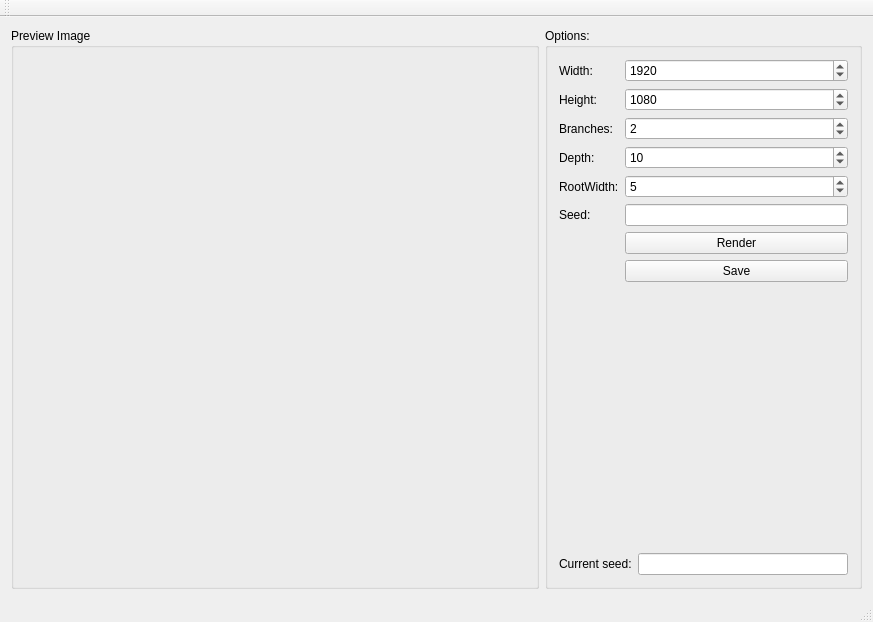
<?xml version="1.0" encoding="UTF-8"?>
<ui version="4.0">
 <class>FractalTree</class>
 <widget class="QMainWindow" name="FractalTree">
  <property name="geometry">
   <rect>
    <x>0</x>
    <y>0</y>
    <width>873</width>
    <height>622</height>
   </rect>
  </property>
  <property name="windowTitle">
   <string>FractalTree</string>
  </property>
  <widget class="QWidget" name="centralWidget">
   <layout class="QGridLayout" name="gridLayout">
    <item row="0" column="0">
     <layout class="QHBoxLayout" name="treeLayout">
      <item>
       <widget class="QGroupBox" name="groupBox_2">
        <property name="title">
         <string>Preview Image</string>
        </property>
        <layout class="QGridLayout" name="gridLayout_3">
         <item row="0" column="0">
          <widget class="QLabel" name="treeLabel">
           <property name="minimumSize">
            <size>
             <width>500</width>
             <height>500</height>
            </size>
           </property>
           <property name="maximumSize">
            <size>
             <width>500</width>
             <height>500</height>
            </size>
           </property>
           <property name="text">
            <string/>
           </property>
          </widget>
         </item>
        </layout>
       </widget>
      </item>
      <item>
       <widget class="QGroupBox" name="groupBox">
        <property name="title">
         <string>Options:</string>
        </property>
        <layout class="QGridLayout" name="gridLayout_2">
         <item row="0" column="0">
          <layout class="QVBoxLayout" name="verticalLayout">
           <property name="bottomMargin">
            <number>0</number>
           </property>
           <item>
            <layout class="QFormLayout" name="formLayout">
             <property name="fieldGrowthPolicy">
              <enum>QFormLayout::AllNonFixedFieldsGrow</enum>
             </property>
             <item row="0" column="0">
              <widget class="QLabel" name="label_3">
               <property name="text">
                <string>Width:</string>
               </property>
              </widget>
             </item>
             <item row="0" column="1">
              <widget class="QSpinBox" name="widthBox">
               <property name="minimum">
                <number>100</number>
               </property>
               <property name="maximum">
                <number>100000</number>
               </property>
               <property name="value">
                <number>1920</number>
               </property>
              </widget>
             </item>
             <item row="1" column="0">
              <widget class="QLabel" name="label_4">
               <property name="text">
                <string>Height:</string>
               </property>
              </widget>
             </item>
             <item row="1" column="1">
              <widget class="QSpinBox" name="heightBox">
               <property name="minimum">
                <number>100</number>
               </property>
               <property name="maximum">
                <number>100000</number>
               </property>
               <property name="value">
                <number>1080</number>
               </property>
              </widget>
             </item>
             <item row="2" column="0">
              <widget class="QLabel" name="label">
               <property name="text">
                <string>Branches: </string>
               </property>
              </widget>
             </item>
             <item row="2" column="1">
              <widget class="QSpinBox" name="branchesBox">
               <property name="value">
                <number>2</number>
               </property>
              </widget>
             </item>
             <item row="3" column="0">
              <widget class="QLabel" name="label_2">
               <property name="text">
                <string>Depth:</string>
               </property>
              </widget>
             </item>
             <item row="3" column="1">
              <widget class="QSpinBox" name="depthBox">
               <property name="value">
                <number>10</number>
               </property>
              </widget>
             </item>
             <item row="4" column="0">
              <widget class="QLabel" name="label_5">
               <property name="text">
                <string>RootWidth:</string>
               </property>
              </widget>
             </item>
             <item row="4" column="1">
              <widget class="QSpinBox" name="rootBox">
               <property name="minimum">
                <number>1</number>
               </property>
               <property name="maximum">
                <number>100</number>
               </property>
               <property name="value">
                <number>5</number>
               </property>
              </widget>
             </item>
             <item row="6" column="1">
              <widget class="QPushButton" name="renderButton">
               <property name="text">
                <string>Render</string>
               </property>
              </widget>
             </item>
             <item row="7" column="1">
              <widget class="QPushButton" name="saveButton">
               <property name="text">
                <string>Save</string>
               </property>
              </widget>
             </item>
             <item row="5" column="0">
              <widget class="QLabel" name="label_7">
               <property name="text">
                <string>Seed:</string>
               </property>
              </widget>
             </item>
             <item row="5" column="1">
              <widget class="QLineEdit" name="seedEdit">
               <property name="inputMask">
                <string/>
               </property>
              </widget>
             </item>
            </layout>
           </item>
           <item>
            <spacer name="verticalSpacer">
             <property name="orientation">
              <enum>Qt::Vertical</enum>
             </property>
             <property name="sizeHint" stdset="0">
              <size>
               <width>20</width>
               <height>40</height>
              </size>
             </property>
            </spacer>
           </item>
           <item>
            <layout class="QFormLayout" name="formLayout_2">
             <property name="fieldGrowthPolicy">
              <enum>QFormLayout::AllNonFixedFieldsGrow</enum>
             </property>
             <property name="topMargin">
              <number>20</number>
             </property>
             <item row="0" column="0">
              <widget class="QLabel" name="label_6">
               <property name="text">
                <string>Current seed:</string>
               </property>
              </widget>
             </item>
             <item row="0" column="1">
              <widget class="QLineEdit" name="curSeedEdit">
               <property name="alignment">
                <set>Qt::AlignRight|Qt::AlignTrailing|Qt::AlignVCenter</set>
               </property>
               <property name="readOnly">
                <bool>true</bool>
               </property>
              </widget>
             </item>
            </layout>
           </item>
          </layout>
         </item>
        </layout>
       </widget>
      </item>
     </layout>
    </item>
   </layout>
  </widget>
  <widget class="QMenuBar" name="menuBar">
   <property name="geometry">
    <rect>
     <x>0</x>
     <y>0</y>
     <width>873</width>
     <height>27</height>
    </rect>
   </property>
  </widget>
  <widget class="QToolBar" name="mainToolBar">
   <attribute name="toolBarArea">
    <enum>TopToolBarArea</enum>
   </attribute>
   <attribute name="toolBarBreak">
    <bool>false</bool>
   </attribute>
  </widget>
  <widget class="QStatusBar" name="statusBar"/>
 </widget>
 <layoutdefault spacing="6" margin="11"/>
 <resources/>
 <connections/>
</ui>
